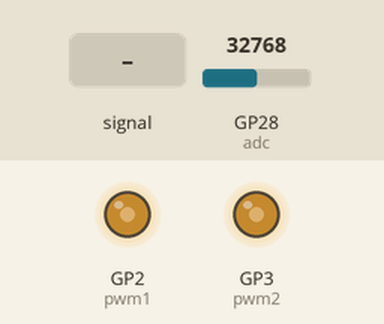
This program was run on a simulated Raspberry Pi Pico running MicroPython. On the bench: output pins drawn as LEDs (lit = HIGH). The test bench sets the inputs (shaded band); at power-on: GP28 (adc) = 32768 (analog values on the 0–65535 scale). What the program prints to the serial console is not drawn.

Above: at 1.2 s.
1.3 s: GP28 (adc) fed a 200 Hz sine of ±5242 counts around its level
4.3 s: GP28 (adc) set to 57670
At 4.8 s:
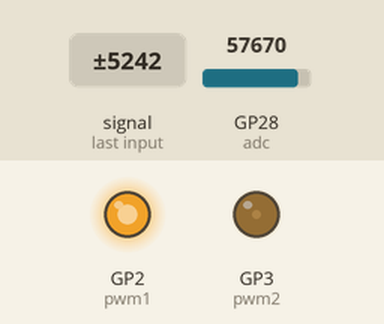
5.8 s: GP28 (adc) set to 65535
At 6.9 s:
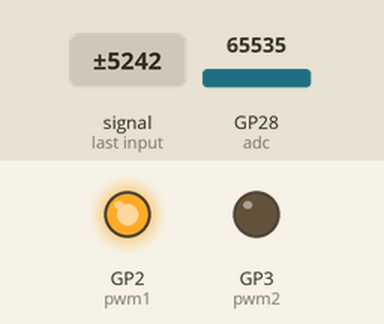
7.3 s: GP28 (adc) set to 45874
At 8.1 s:
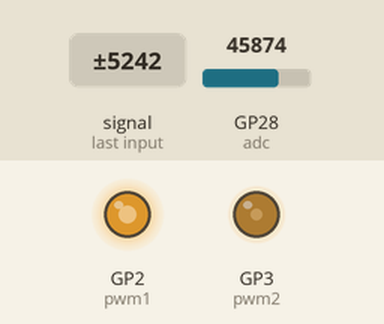
8.8 s: GP28 (adc) set to 0
At 9.2 s:
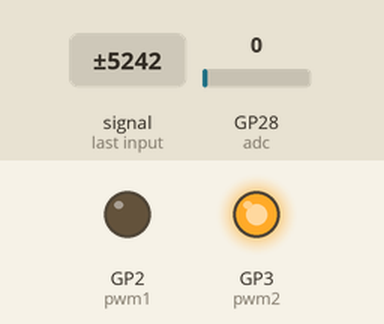
Timing chart, 0 to 11.3 s (numbered marks = the images above; inputs shaded):
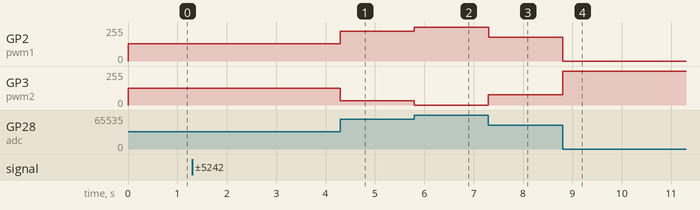

The program:

led.py
```python
from machine import Pin, PWM, ADC
import time

adc = ADC(Pin(28))
pwm1 = PWM(Pin(2))
pwm2 = PWM(Pin(3))
pwm1.freq(1000)
pwm2.freq(1000)

while True:
    pwm1.duty_u16(adc.read_u16())
    print(adc.read_u16())
    pwm2.duty_u16(65535-adc.read_u16())
    time.sleep(0.001)
```

Measured:
- after the input at 4.3 s, GP2 (pwm1): 128/255 → 224/255 at once; GP3 (pwm2): 127/255 → 31/255 at once
- after the input at 5.8 s, GP2 (pwm1): 224/255 → 255/255 at once; GP3 (pwm2): 31/255 → 0/255 at once
- after the input at 7.3 s, GP2 (pwm1): 255/255 → 178/255 at once; GP3 (pwm2): 0/255 → 77/255 at once
- after the input at 8.8 s, GP2 (pwm1): 178/255 → 0/255 at once; GP3 (pwm2): 77/255 → 255/255 at once
